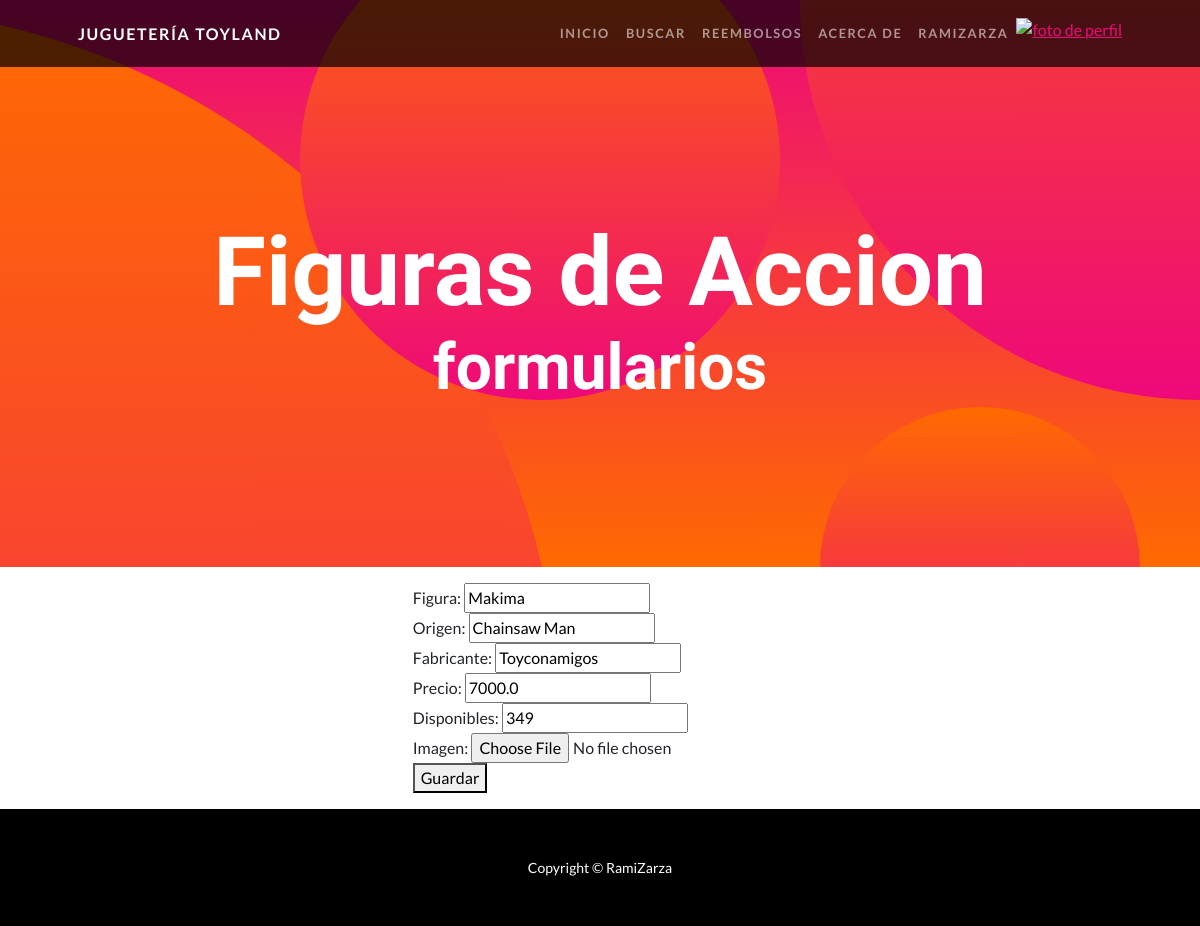
/figuras/update/2 (signed in), run on the app's committed database.
### tienda/models.py (models this page shows, shortened)
class Figura_de_Accion(models.Model):
    figura     = models.CharField(max_length=50)
    origen     = models.CharField(max_length=50)
    fabricante = models.CharField(max_length=50)
    foto       = models.ImageField(upload_to="media/Figuras/",default= "default_Models.png")
    precio     = models.FloatField()
    en_stock   = models.BooleanField()
    disponibles= models.IntegerField()
    class Meta:
        verbose_name = "Figura de Acción"
        verbose_name_plural = "Figuras de Acción"
        ordering = ["precio"]

### tienda/views.py (the view)
# urls.py: path("figuras/update/<id_figura>",   figurasUpdate,     name="figurasUpdt"  ),
@login_required
def figurasUpdate(request, id_figura):
    figuras = Figura_de_Accion.objects.get(id=id_figura)
    if request.method == "POST":
        miForm = FigurasAccionForm(request.POST)
        if miForm.is_valid():
            figuras.figura       = miForm.cleaned_data.get("figura")
            figuras.origen       = miForm.cleaned_data.get("origen")
            figuras.fabricante   = miForm.cleaned_data.get("fabricante")
            figuras.precio       = miForm.cleaned_data.get("precio")
            figuras.disponibles  = miForm.cleaned_data.get("disponibles")
            if figuras.disponibles > 0:
                figuras.en_stock = True
            else:
                figuras.en_stock = False
            figuras.save()
            contexto = {"figura":Figura_de_Accion.objects.all()}
            return render(request, "FigurasACC/inicio.html", contexto)
    else:
        miForm = FigurasAccionForm(initial={
            "figura"     :figuras.figura,
            "origen"     :figuras.origen,
            "fabricante" :figuras.fabricante,
            "precio"     :figuras.precio,
            "disponibles":figuras.disponibles,
        })
    return render(request, "FigurasACC/formulario.html", {"form":miForm})

### tienda/forms.py
class FigurasAccionForm(forms.Form):
    figura      = forms.CharField(max_length=50, required=True)
    origen      = forms.CharField(max_length=50, required=True)
    fabricante  = forms.CharField(max_length=50, required=True)
    precio      = forms.FloatField(required=True)
    disponibles = forms.IntegerField(required=True)
    imagen      = forms.ImageField(required=False)

### tienda/templates/FigurasACC/formulario.html (shortened to what this page needs)
{% extends "tienda/index.html" %}
{% load static %}
{% block titulo %}
<h1 class="masthead-heading mb-0">Figuras de Accion</h1>
<h2 class="masthead-subheading mb-0">formularios</h2>
{% endblock titulo %}
{% block cuerpo_de_la_pagina %}
<div class = "d-grid gap-3 d-sm-flex justify-content-sm-center justify-content-xxl-start mb-3">
    <form action="" method = "post">
        <table>
            {{form}}
        </table>
        <button type = "sumbit" value= "guardar">Guardar</button>
    </form>
</div>
{% endblock %}

### tienda/templates/tienda/index.html (shortened to what this page needs)
<!DOCTYPE html>
{% load static %}
<html lang="en">
    <head>
        <link rel="stylesheet" href="https://cdnjs.cloudflare.com/ajax/libs/font-awesome/6.4.0/css/all.min.css">
        <link href="{%static 'css/styles.css'%}" rel="stylesheet" />
    </head>
    <body id="page-top">
        <nav class="navbar navbar-expand-lg navbar-dark navbar-custom fixed-top">
            <div class="container px-5">
                <a class="navbar-brand" href="{% url 'home' %}">Juguetería Toyland</a>
                <div class="collapse navbar-collapse" id="navbarResponsive">
                    <ul class="navbar-nav ms-auto">
                        {% if user.is_authenticated %}
                        <li class="nav-item"><a class="nav-link" href="{%url 'home'%}">Inicio</a></li>
                        <li class="nav-item"><a class="nav-link" href="{% url 'buscar' %}">Buscar</a></li>
                        <li class="nav-item"><a class="nav-link" href="https://www.youtube.com/watch?v=N9g1WHfZgaM">Reembolsos</a></li>
                        <li class="nav-item"><a class="nav-link" href="{% url 'acerca_de' %}">Acerca De</a></li>
                        <li class="nav-item"><a class="nav-link" href="{% url 'editUser' %}">{{user.username}}</a></li>
                        <div class="text_cente">
                            <a href = "{% url 'agragarAvatar' %}"><img src = "{{ request.session.avatar.url }}" height = 40px weight = 40px alt="foto de perfil"></a>
                        </div>
                        {% else %}
                        <li class="nav-item"><a class="nav-link" href="{% url 'register' %}">Registrar Ususario</a></li>
                        <li class="nav-item"><a class="nav-link" href="{% url 'login' %}">Iniciar Sesion</a></li>
                        {% endif %}
                    </ul>
                </div>
            </div>
        </nav>
        <header class="masthead text-center text-white">
            <div class="masthead-content">
                <div class="container px-5">
                    {%block titulo%}{%endblock%}
                </div>
            </div>
            <div class="bg-circle-1 bg-circle"></div>
            <div class="bg-circle-2 bg-circle"></div>
            <div class="bg-circle-3 bg-circle"></div>
            <div class="bg-circle-4 bg-circle"></div>
        </header>
        {%block cuerpo_de_la_pagina%}{%endblock cuerpo_de_la_pagina%}
        <footer class="py-5 bg-black">
            <div class="container px-5"><p class="m-0 text-center text-white small">Copyright &copy; RamiZarza</p></div>
        </footer>
    </body>
</html>

### data on the page
Figura_de_Accion: figura "Makima", origen "Chainsaw Man", fabricante "Toyconamigos", precio "7000.0", disponibles "349"

### other printed values
{{ user.username }} "RAMIZARZA"
